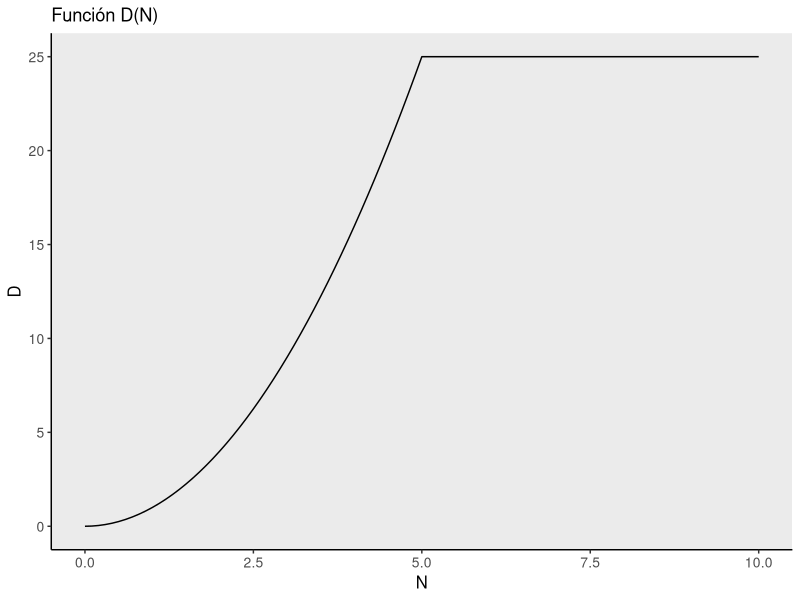

Recreate this plot in R.
# Definir la función f(N)
f <- function(N) {
  # Define la función que representa la desviación para N <= N_c
  # Puedes ajustar esta función según tus necesidades
  return(N^2)
}

# Definir la función g(N, h)
g <- function(N, h) {
  # Define la función que representa la transición suave en N_c
  # Puedes ajustar esta función según tus necesidades
  return(h * exp(-N))
}

# Definir la función D(N)
D <- function(N) {
  # Definir el punto crítico donde la desviación se estabiliza
  N_c <- 5
  
  # Calcular la desviación utilizando la función f(N)
  deviation <- f(N)
  
  # Calcular la contribución suave directamente hasta el punto crítico
  if (N <= N_c) {
    h <- 1e-10  # Pequeño incremento positivo
    deviation <- deviation + g(N, h)
  } else {
    # Si N es mayor que N_c, la desviación se mantiene constante
    deviation <- f(N_c)
  }
  
  return(deviation)
}

# Visualizar la función D(N) con ggplot2
library(ggplot2)

# Crear un conjunto de datos para la gráfica
data <- data.frame(N = seq(0, 10, by = 0.1),
                   D = sapply(seq(0, 10, by = 0.1), D))

# Crear la gráfica
ggplot(data, aes(x = N, y = D)) +
  geom_line() +
  labs(title = "Función D(N)",
       x = "N",
       y = "D")+
  theme(panel.grid = element_blank(),  # Eliminar el fondo cuadriculado
        panel.border = element_blank(),  # Eliminar los bordes del panel
        axis.line = element_line(color = "black", size = 0.5),  # Resaltar los ejes
        axis.text = element_text(size = 10),  # Ajustar el tamaño del texto del eje
        axis.title = element_text(size = 12))  # Ajustar el tamaño del título del eje
